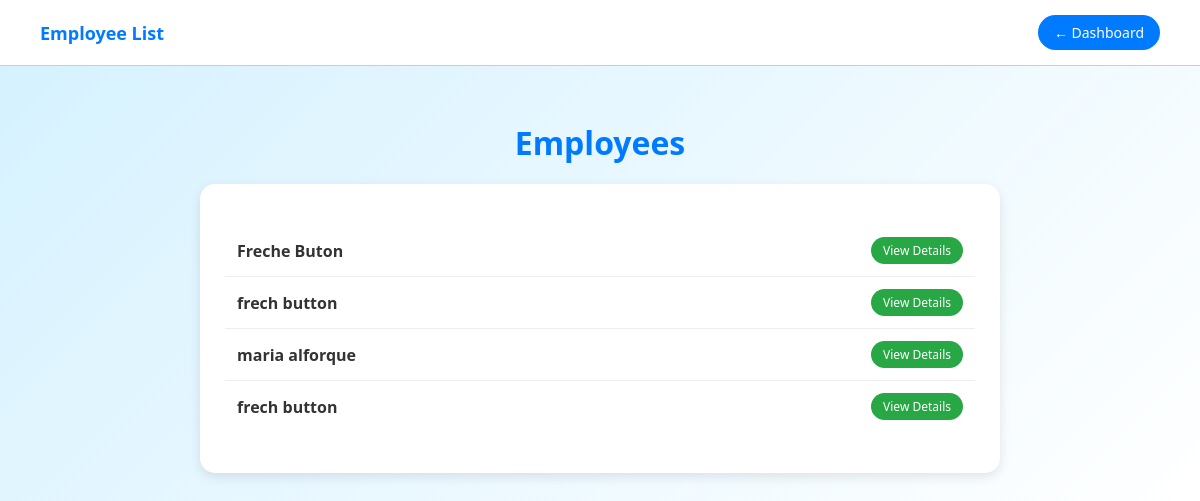
Page /employees/ (signed in) on the committed database.
### attendance/models.py (models this page shows, shortened)
class Employee(models.Model):
    user = models.OneToOneField(User, on_delete=models.CASCADE)
    first_name = models.CharField(max_length=50)
    last_name = models.CharField(max_length=50)
    age = models.IntegerField()
    position = models.ForeignKey(Position, on_delete=models.SET_NULL, null=True, related_name='employees')

### attendance/views.py (the view)
# urls.py: path('employees/', employee_list, name='employee_list'),
@user_passes_test(is_admin)
def employee_list(request):
    employees = Employee.objects.all()
    return render(request, 'attendance/employee_list.html', {'employees': employees})

### attendance/views.py (called while the page is built)
def is_admin(user):
    return user.is_authenticated and user.is_admin

### attendance/templates/attendance/employee_list.html (shortened to what this page needs)
<!DOCTYPE html>
<html lang="en">
<head>
</head>
<body>
<div class="navbar">
    <div>Employee List</div>
    <a href="{% url 'admin_dashboard' %}" class="back-btn">← Dashboard</a>
</div>
<div class="content">
    <h1>Employees</h1>
    <div class="employee-list">
        <ul>
            {% for employee in employees %}
                <li>
                    <div>
                        <span class="employee-name">{{ employee.first_name }} {{ employee.last_name }}</span>
                    </div>
                    <a href="{% url 'employee_detail' employee.id %}" class="details-btn">View Details</a>
                </li>
            {% empty %}
                <li>No employees found.</li>
            {% endfor %}
        </ul>
    </div>
</div>
</body>
</html>

### attendance/templates/attendance/employee_list.html (style rules this page uses)
body { background: linear-gradient(135deg, #d4f1ff, #ffffff); font-family: 'Segoe UI', Tahoma, Geneva, Verdana, sans-serif; margin: 0; padding: 0; color: #333; }
.navbar { background-color: #ffffff; padding: 15px 40px; border-bottom: 1px solid #cccccc; display: flex; justify-content: space-between; align-items: center; position: fixed; top: 0; left: 0; right: 0; z-index: 1000; }
.navbar div { font-size: 18px; font-weight: bold; color: #007BFF; }
.back-btn { background-color: #007BFF; color: white; padding: 8px 16px; border: none; border-radius: 20px; text-decoration: none; font-size: 14px; transition: background-color 0.3s ease; }
.content { padding: 100px 30px 30px 30px; max-width: 800px; margin: 0 auto; }
h1 { color: #007BFF; margin-bottom: 20px; text-align: center; }
.employee-list { background: white; padding: 25px; border-radius: 15px; box-shadow: 0 4px 12px rgba(0,0,0,0.1); }
.employee-list ul { list-style: none; padding-left: 0; }
.employee-list ul li { padding: 12px; border-bottom: 1px solid #eee; display: flex; justify-content: space-between; align-items: center; }
.employee-list ul li:last-child { border-bottom: none; }
.employee-name { font-weight: bold; }
.details-btn { background-color: #28a745; color: white; padding: 5px 12px; border-radius: 20px; font-size: 12px; text-decoration: none; transition: background-color 0.3s ease; }

### rows in the picture
Employee: first_name "Freche", last_name "Buton"
Employee: first_name "frech", last_name "button"
Employee: first_name "maria", last_name "alforque"
Employee: first_name "frech", last_name "button"
